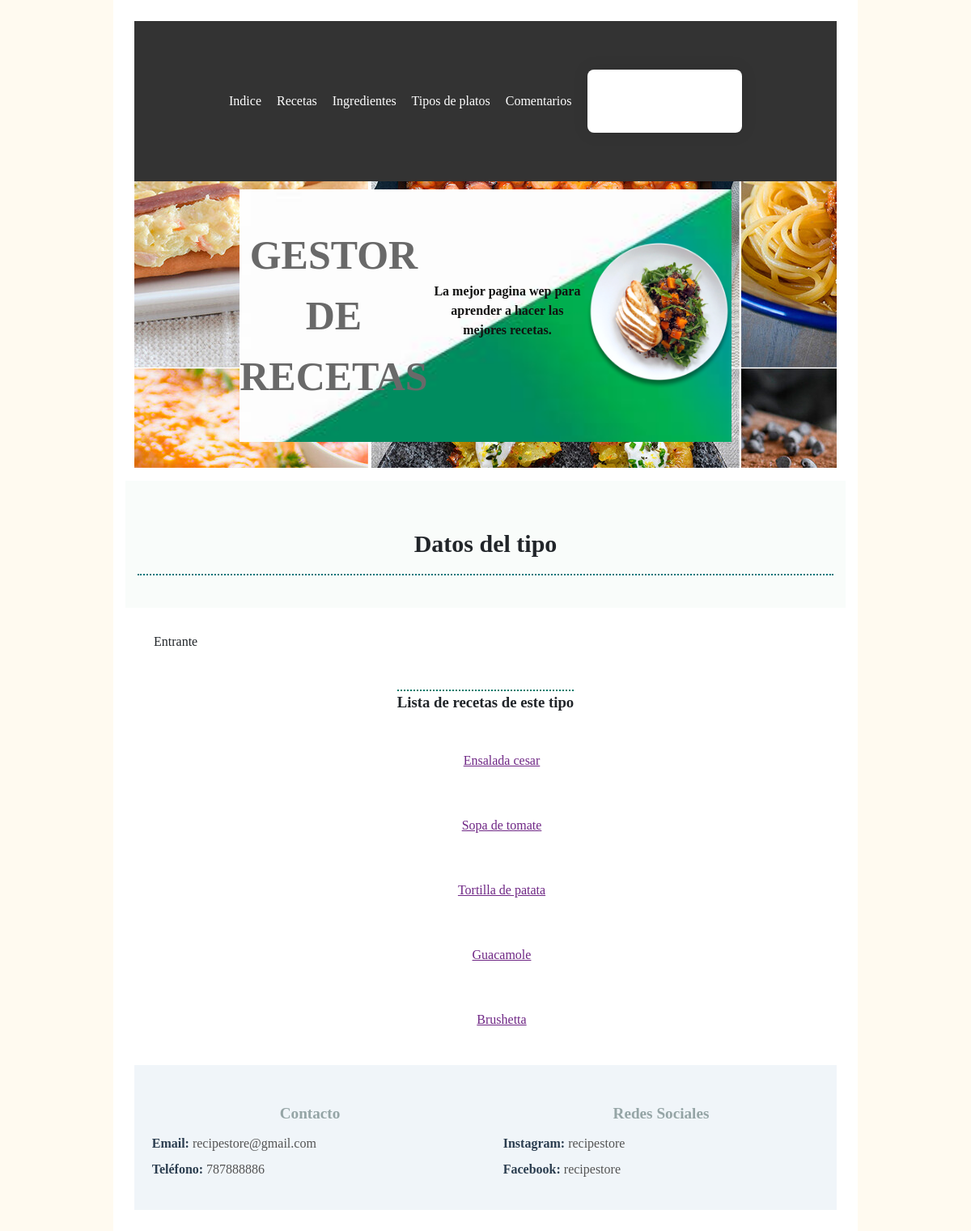
Page /es/tipo/1/ on the committed database.
### appEmpresaRecetas/models.py (models this page shows, shortened)
class TipoPlato(models.Model):
    nombre = models.CharField(max_length=50)

class Receta(models.Model):
    tipo = models.ForeignKey(TipoPlato, on_delete=models.CASCADE)
    ingredientes = models.ManyToManyField(Ingrediente) #muchos ingredientes
    nombre = models.CharField(max_length=70)
    duracion = models.IntegerField()
    imagen = models.ImageField(upload_to='img',blank=True,null=True,verbose_name='Image')

### appEmpresaRecetas/views.py (the view)
# urls.py: path('tipo/<int:tipo_id>/', views.show_tipo, name='tipo'),
def show_tipo(request, tipo_id):
	tipo = get_object_or_404(TipoPlato, pk=tipo_id)
	recetas = tipo.receta_set.all()
	context = { 'recetas': recetas, 'tipo' : tipo }
	return render(request, 'tipo.html', context)

### appEmpresaRecetas/templates/tipo.html
{% extends "base.html" %}
{% block contenido %}
<main>
<h2>Datos del tipo</h2>
</main>
{% if tipo %}
    <ul>
        <li>
            {{ tipo.nombre}}
        </li>
    </ul>
    <section>
     <h3>Lista de recetas de este tipo</h3>
	{% if recetas %}
    {% for d in recetas %}
		<ul>
			<li><a href="{% url 'receta' receta_id=d.id %}">{{ d.nombre}}</a></li>
		</ul>
        {% endfor %}
	{% endif %}
{% else %}
    <p>No existe este tipo.</p>
{% endif %}
</section>
{% endblock %}

### appEmpresaRecetas/static/css/styles.css (style rules this page uses)
body { margin: 0; font-family: var(--bs-font-sans-serif); font-size: 1rem; font-weight: 400; line-height: 1.5; color: #212529; background-color: FloralWhite; -webkit-text-size-adjust: 100%; -webkit-tap-highlight-color: transparent; display: flex; }
main h2 { text-align: center; border-bottom: 2px dotted #10777b; font-size: 30px; padding: 15px; }
h3 { border-top: 2px dotted #107b6b; text-align: center; }
main { padding: 15px; text-align: justify; background-color: #f9fcfa; margin-bottom: 18px; margin-left: 5px; margin-right: 5px; }
section { text-align: center; flex-direction: column; align-items: center; display: flex; justify-content: space-between; }
a { color: #6f2785; }
ul { line-height: 3em; list-style-type: none; }

### rows in the picture
TipoPlato: nombre "Entrante"
Receta: nombre "Ensalada cesar"
Receta: nombre "Sopa de tomate"
Receta: nombre "Tortilla de patata"
Receta: nombre "Guacamole"
Receta: nombre "Brushetta"
